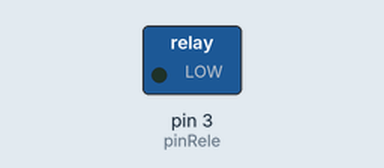
Bench run of a sketch on a simulated Arduino Uno, built with avr-gcc and run on an emulated ATmega328P. On the bench: switched loads named in the sketch (green lamp = pin HIGH).

Above: at 2.0 s.
At 6.0 s:
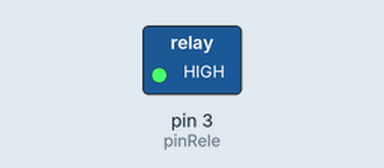
Timing chart, 0 to 10.4 s (numbered marks = the images above):
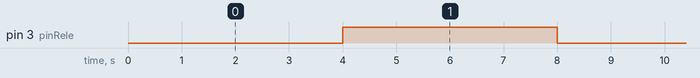

The sketch:

rele.ino
```cpp
int pinRele = 3;
int timeDelay = 4000;

void setup() {
  pinMode(pinRele, OUTPUT);
}

void loop() {
  digitalWrite(pinRele, LOW);
  delay(timeDelay);
  digitalWrite(pinRele, HIGH);
  delay(timeDelay);
}
```

Measured:
- by itself, pin 3 (pinRele): alternates HIGH for 4.0 s and LOW for 4.0 s
